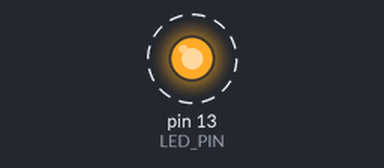
Recording of a program running on a simulated Arduino Uno, built with avr-gcc and run on an emulated ATmega328P. Shown: output pins drawn as LEDs (lit = HIGH). Dashed ring = blinking.

Above: at 0.5 s.
Timing chart, 0 to 4.6 s (numbered marks = the images above):
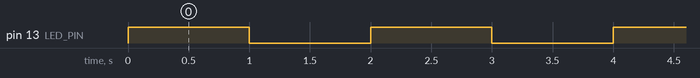

The program:

main.cpp
```cpp
#include <Arduino.h>
/*
Blink
Turns on an LED on for one second, then off for one second, repeatedly.

Example: https://docs.arduino.cc/built-in-examples/basics/Blink
*/
void gestionarLed();
void encenderLed(int pin);
void apagarLed(int pin);

//Pin 13 has an LED connected on most Arduino boards.
//give it a name:
int LED_PIN     = 13;
int ONE_SECOND  = 1000;
int duration    = ONE_SECOND;


//the setup routine runs once when you press reset:
void setup() {
  // initialize the digital pin as an output.
  pinMode(LED_PIN, OUTPUT);
}

//the loop routine runs over and over again forever:
void loop() {
  gestionarLed();
}

void gestionarLed(){
  encenderLed(LED_PIN);
  delay(duration);               // wait for a second

  apagarLed(LED_PIN);
  delay(duration);               // wait for a duration
}
void encenderLed(int pin) {
  digitalWrite(pin, HIGH);   // turn the LED on (HIGH is the voltage level)
}

void apagarLed(int pin) {
  digitalWrite(pin, LOW);
}
```

Measured:
- by itself, pin 13 (LED_PIN): alternates HIGH for 1.0 s and LOW for 1.0 s
